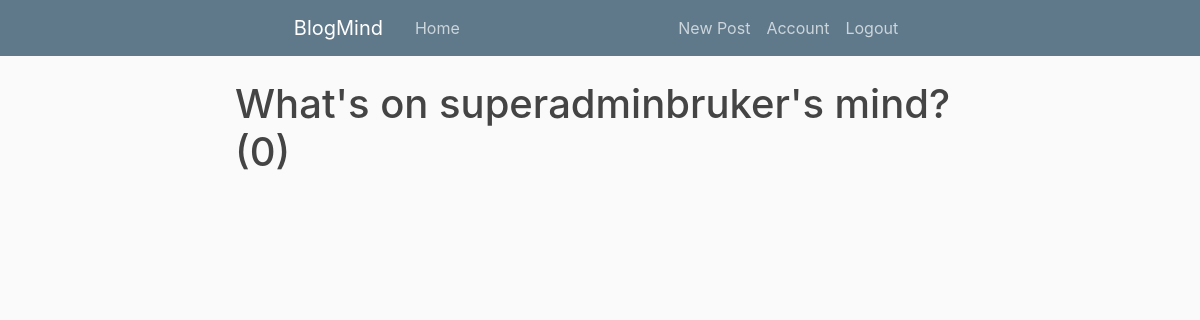
The app's page /user/superadminbruker (signed in), older data.
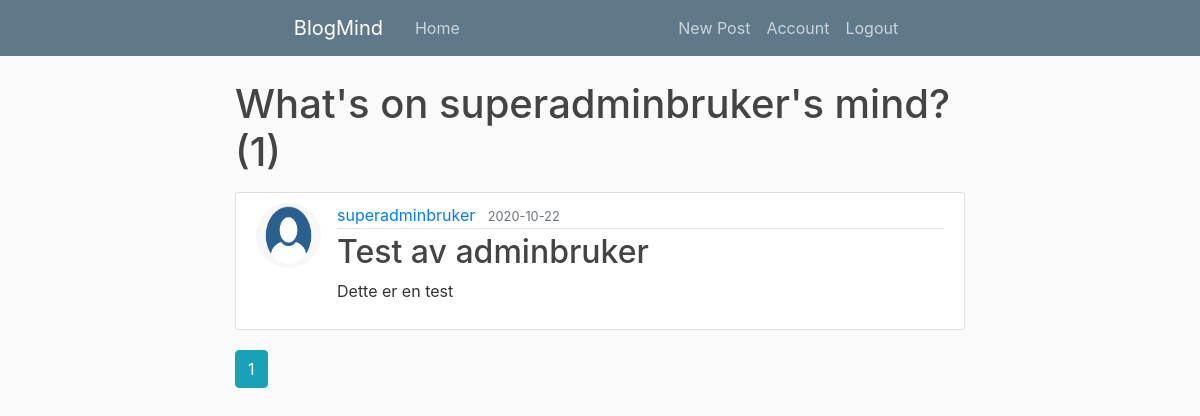
The same page, newer data.
### photomind/models.py (models this page shows, shortened)
class Post(db.Model):
    id = db.Column(db.Integer, primary_key=True)
    title = db.Column(db.String(100), nullable=False)
    date_posted = db.Column(db.DateTime, nullable=False, default=datetime.utcnow)
    content = db.Column(db.Text, nullable=False)
    user_id = db.Column(db.Integer, db.ForeignKey('user.id'), nullable=False)

class User(db.Model, UserMixin):
    id = db.Column(db.Integer, primary_key=True)
    username = db.Column(db.String(20), unique=True, nullable=False)
    email = db.Column(db.String(120), unique=True, nullable=False)
    image_file = db.Column(db.String(20), nullable=False, default='default.jpg')
    password = db.Column(db.String(60), nullable=False)
    question = db.Column(db.Integer, nullable=False)
    answer = db.Column(db.String(30), nullable=False)
    posts = db.relationship('Post', backref='author', lazy=True)
    last_login_at = db.Column(db.DateTime)
    last_login_ip = db.Column(db.String(100))
    active = db.Column(db.Boolean)
    role = db.Column(db.String(10), nullable=False, default='user')

### photomind/users/routes.py (the view)
@users.route("/user/<string:username>")
@login_required
@nocache
def user_posts(username):
    page = request.args.get('page', 1, type=int)
    user = User.query.filter_by(username=username).first_or_404()
    posts = Post.query.filter_by(author=user)\
        .order_by(Post.date_posted.desc())\
        .paginate(page=page, per_page=5)
    return render_template('user_posts.html', posts=posts, user=user)

### photomind/models.py (called while the page is built)
@login_manager.user_loader
def load_user(user_id):
    return User.query.get(int(user_id))

### photomind/nocache.py (called while the page is built)
def nocache(view):
    @wraps(view)
    def no_cache(*args, **kwargs):
        response = make_response(view(*args, **kwargs))
        response.headers['Last-Modified'] = datetime.now()
        response.headers['Cache-Control'] = 'no-store, no-cache, must-revalidate, post-check=0, pre-check=0, max-age=0'
        response.headers['Pragma'] = 'no-cache'
        response.headers['Expires'] = '-1'
        return response
    return update_wrapper(no_cache, view)

### photomind/templates/user_posts.html
{% extends "layout.html" %}
{% block content %}
    <h1 class="mb-3">What's on {{ user.username }}'s mind? ({{ posts.total }})</h1>
    {% for post in posts.items %}
        <article class="media content-section">
          <img class="rounded-circle article-img" src="{{ url_for('static', filename='profile_pics/' + post.author.image_file) }}">
          <div class="media-body">
            <div class="article-metadata">
              <a class="mr-2" href="{{ url_for('users.user_posts', username=post.author.username) }}">{{ post.author.username }}</a>
              <small class="text-muted">{{ post.date_posted.strftime('%Y-%m-%d') }}</small>
            </div>
            <h2><a class="article-title" href="{{ url_for('posts.post', post_id=post.id) }}">{{ post.title }}</a></h2>
            <p class="article-content">{{ post.content }}</p>
          </div>
        </article>
    {% endfor %}
    {% for page_num in posts.iter_pages(left_edge=1, right_edge=1, left_current=1, right_current=2) %}
      {% if page_num %}
        {% if posts.page == page_num %}
          <a class="btn btn-info mb-4" href="{{ url_for('users.user_posts', username=user.username, page=page_num) }}">{{ page_num }}</a>
        {% else %}
          <a class="btn btn-outline-info mb-4" href="{{ url_for('users.user_posts', username=user.username, page=page_num) }}">{{ page_num }}</a>
        {% endif %}
      {% else %}
        ...
      {% endif %}
    {% endfor %}
{% endblock content %}

Row changes from the older to the newer data that the page shows:
added Post: image_file (placeholder picture), author.username "superadminbruker", date_posted "2020-10-22", title "Test av adminbruker", content "Dette er en test"
Text that changed along with them:
{{ posts.total }}: "0" → "1"
new list line: "1"
